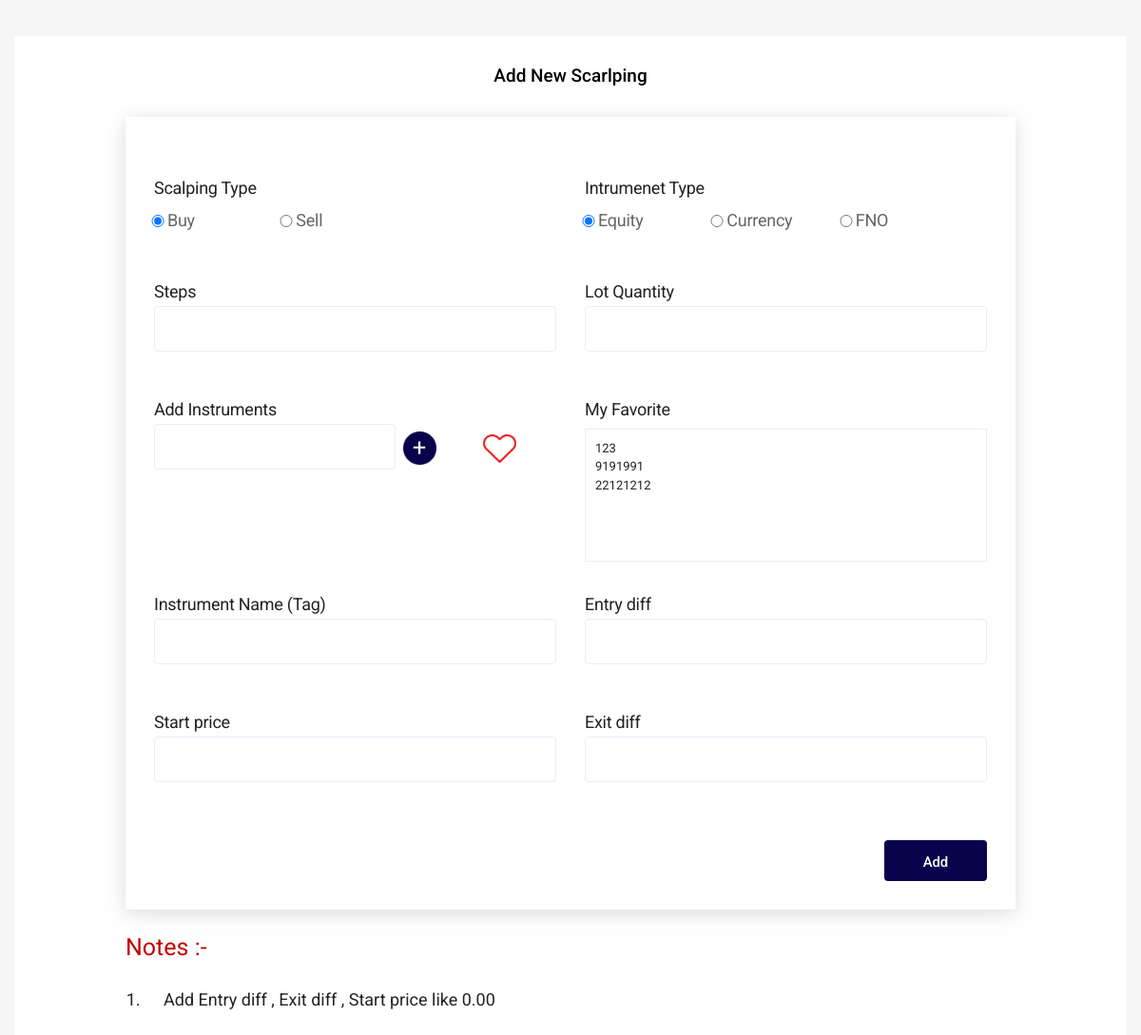
The app's page /share/addNewScalping with its own data.
### share/models.py (models this page shows)
class Favourite(models.Model):
    instrumentToken = models.CharField(max_length=200)

### share/views.py (the view)
# urls.py: path('addNewScalping',views.addNewScalping),
def addNewScalping(request):
    fav = Favourite.objects.all()
    context = {"addnew": "addnew","fav":fav}
    return render(request, 'share/addNewScalping.html', context)

### share/templates/share/addNewScalping.html (shortened to what this page needs)
{% load static %}
<html xmlns="http://www.w3.org/1999/xhtml">
<head>
<link rel="stylesheet" href="https://maxcdn.bootstrapcdn.com/bootstrap/4.0.0/css/bootstrap.min.css">
<link href=" {% static '/css/style.css' %} " rel="stylesheet" type="text/css" defer="">
</head>
<body>
<div class="scarlping-section">
	<div class="container">
    <div class="scarlping_inner">
      <h5 class="tittletwo" style="font-size: 19px; padding-top: 31px; padding-bottom: 31px;">Add New Scarlping </h5>
      <div class="scarlping_form">
          <div class="row">
            <div class="col-sm-6 col-md-6">
              <div class="form-group">
                <label>
                  Scalping Type
              </label>
              <div class="form-check check_btn">
                <input class="form-check-input" type="radio" name="scalpingtype" id="scalpingtype1" value="Buy" checked>
                <label class="form-check-label" for="exampleRadios1">
                  Buy
                </label>
              </div>
              <div class="form-check check_btn">
                <input class="form-check-input" type="radio" name="scalpingtype" id="scalpingtype2" value="Sell" >
                <label class="form-check-label" for="exampleRadios2">
                  Sell
                </label>
              </div>
              </div>
            </div>
            <div class="col-sm-6 col-md-6">
              <div class="form-group">
                <label>
                  Intrumenet Type
              </label>
              <div class="form-check check_btn">
                <input class="form-check-input" type="radio" name="instrumentType" id="instrumentType1" value="Normal" checked>
                <label class="form-check-label" for="exampleRadios1">
                  Equity
                </label>
              </div>
              <div class="form-check check_btn">
                <input class="form-check-input" type="radio" name="instrumentType" id="instrumentType2" value="Cash" >
                <label class="form-check-label" for="exampleRadios2">
                  Currency
                </label>
              </div>
              <div class="form-check check_btn">
                <input class="form-check-input" type="radio" name="instrumentType" id="instrumentType3" value="fno" >
                <label class="form-check-label" for="exampleRadios3">
                  FNO
                </label>
              </div>
              </div>
            </div>
            <div class="col-sm-6 col-md-6">
              <div class="form-group">
                <label>
                  Steps
              </label>
                <input id="steps" class="form-control" type="text" >
              </div>
            </div>
            <div class="col-sm-6 col-md-6">
              <div class="form-group">
                <label>
                  Lot Quantity
              </label>
                <input id="lot_quantity" class="form-control" type="text" >
              </div>
            </div>
          </div>
          <div class="row">
          <div class="col-sm-6">
            <div class="form-group inst_btn">
              <label>
                Add Instruments
            </label>
              <input style="width: 60%;" id="instrument_token" class="form-control" type="text" ><img style="    left: 62%;
              width: 35px;     top: 34px;"  onclick="addInstrument();" src=" {% static 'images/Group 72.png' %} ">
              <img style="    right: 10%; position: absolute;
              width: 35px;     top: 37px;
          "  onclick="addToFav();" src=" {% static 'images/heart.png' %} ">
            </div>
          </div>
          <div class="col-sm-6">
            <div class="row" style="">
          <div class="col-sm-12">
            <label style="margin-bottom: 10px;">
              My Favorite
          </label>
            <ul style="    height: 140px;
            overflow: hidden;
            overflow-y: scroll;
            margin-left: auto;
            text-align: left;
            padding: 10px;
            border: 1px solid;
            border-color: #E8EFF9;">
              {% for item in fav %}
              <li onclick="setInstrument('{{item.instrumentToken}}');">{{ item.instrumentToken }}</li>
              {% endfor %}
          </ul>
        </div>
        </div>
          </div>
        </div>
          <div class="row">
            <div class="col-sm-6">
              <div class="form-group inst_btn">
                <label>
                  Instrument Name (Tag)
              </label>
                <input id="instrument_name" class="form-control" type="text" >
              </div>
            </div>
            <div class="col-sm-6">
              <div class="form-group">
                <label>
                  Entry diff
              </label>
                <input id="entry_diff" class="form-control" type="text" >
              </div>
            </div>
            <div class="col-sm-6">
              <div class="form-group">
                <label>
                  Start price
              </label>
                <input id="start_price" class="form-control" type="text" >
              </div>
            </div>
            <div class="col-sm-6">
              <div class="form-group">
                <label>
                  Exit diff
              </label>
                <input id="exit_diff" class="form-control" type="text" >
              </div>
            </div>
          </div>
          <button style="margin-left: auto;
          width: auto;
          padding: 9px 40px;
          display: -webkit-box;" class="btn btn_sub" onclick="addData();" type="button">Add</button>
      </div>
 <div class="note_section">
      <p><span>Notes :-</span></p>
      <ol>
        <li>Add Entry diff , Exit diff , Start price like 0.00</li>
      </ol>
    </div>
    </div>
  </div>
</div>
</body>
</html>

### share/static/css/style.css (style rules this page uses)
* { margin:0; padding:0; -webkit-box-sizing: border-box; -moz-box-sizing: border-box; box-sizing: border-box; }
html, body, table, th, td, tr, tbody, thead, thead, tfoot, dl, dt, dd, div, em, strong, b, i, sub, sup, ul, ol, li, span, applet, object, iframe, h1, h2, h3, h4, h5, h6, p, pre, blockquote, a, abbr, acronym, address, big, small, cite, code, del, dfn, font, ins, kbd, q, s, samp, strike, fieldset, form, label, legend, caption, main, section, header, footer, aside, hgroup { margin:0; padding:0; font-style:normal; font-weight:normal; font-family: 'Roboto', sans-serif; font-size:inherit; text-decoration:none; }
html { -webkit-box-sizing: border-box; -moz-box-sizing: border-box; box-sizing: border-box; }
*, *:before, *:after { -webkit-box-sizing: inherit; -moz-box-sizing: inherit; box-sizing: inherit; }
body { font-size:13px; background: #f4f1f1; }
input { width:96%; padding:8px; }
img { max-width:100%; vertical-align:bottom; border:none }
ul, ol, li { list-style:none; }
.wrapper, main, .container { max-width:1258px; margin:auto; width:auto; text-align:center; }
main:after, .wrapper:after, footer:after, header:after, .container:after { content:""; display:block; clear:both; }
input[type="button"], input[type="submit"], button { width:auto; border:none; background:#000; padding:5px; cursor:pointer; }
.form-control { height: 48px; background: #F5F9FF; border: 1px solid #E8EFF9; box-sizing: border-box; border-radius: 9px; margin-top: 35px; }
.btn_sub { height: 43px;background: #09034B; margin-top: 45px; width: 100%; border-radius: 4px; font-weight: 500; font-size: 15px; line-height: 26px; text-align: center; letter-spacing: -0.015em; color: #FFFFFF; }
.scarlping_form .check_btn label { color: #666565; }
.tittletwo { font-family: Roboto; font-style: normal; font-weight: 500; color: #000; font-size: 22px; }
.scarlping-section { background: #F6F6F6; padding-top: 38px; padding-bottom: 38px; }
.scarlping_inner { padding-left: 117px; padding-right: 117px; background-color: #fff; padding-bottom: 40px; }
.scarlping_form { background: #FFFFFF; box-shadow: 0px 4px 20px rgba(211, 211, 211, 0.8); padding: 30px; }
.scarlping_form .form-control { box-sizing: border-box; border-radius: 4px; background-color: #fff; margin-top: 5px; }
.scarlping_form label { margin-top: 34px ; font-weight: normal; font-size: 18px; line-height: 21px; text-align: left; letter-spacing: -0.015em; color: #222222; display: block; }
.scarlping_form .check_btn label { display: inline-table; margin-top: 0px; }
.scarlping_form .check_btn input { width: 20px; }
.scarlping_form .check_btn { width: 32%; padding: 0px; float: left; margin-top: 13px; text-align: left; padding-left: 14px; margin-bottom: 20px; }
.inst_btn { position:relative; }
.inst_btn img { position:absolute; right: -57px; top: 29px; }
.note_section span { font-weight: normal; font-size: 25px; line-height: 29px; margin-top: 25px; display: block; text-align: left; color: #C40000; }
.note_section li { font-weight: normal; font-size: 18px; line-height: 21px; color: #222222; text-align: justify; margin-top: 30px; list-style: auto; margin-left: 20px; padding-left: 20px; }

### records on screen
Favourite: instrumentToken "123"
Favourite: instrumentToken "9191991"
Favourite: instrumentToken "22121212"
